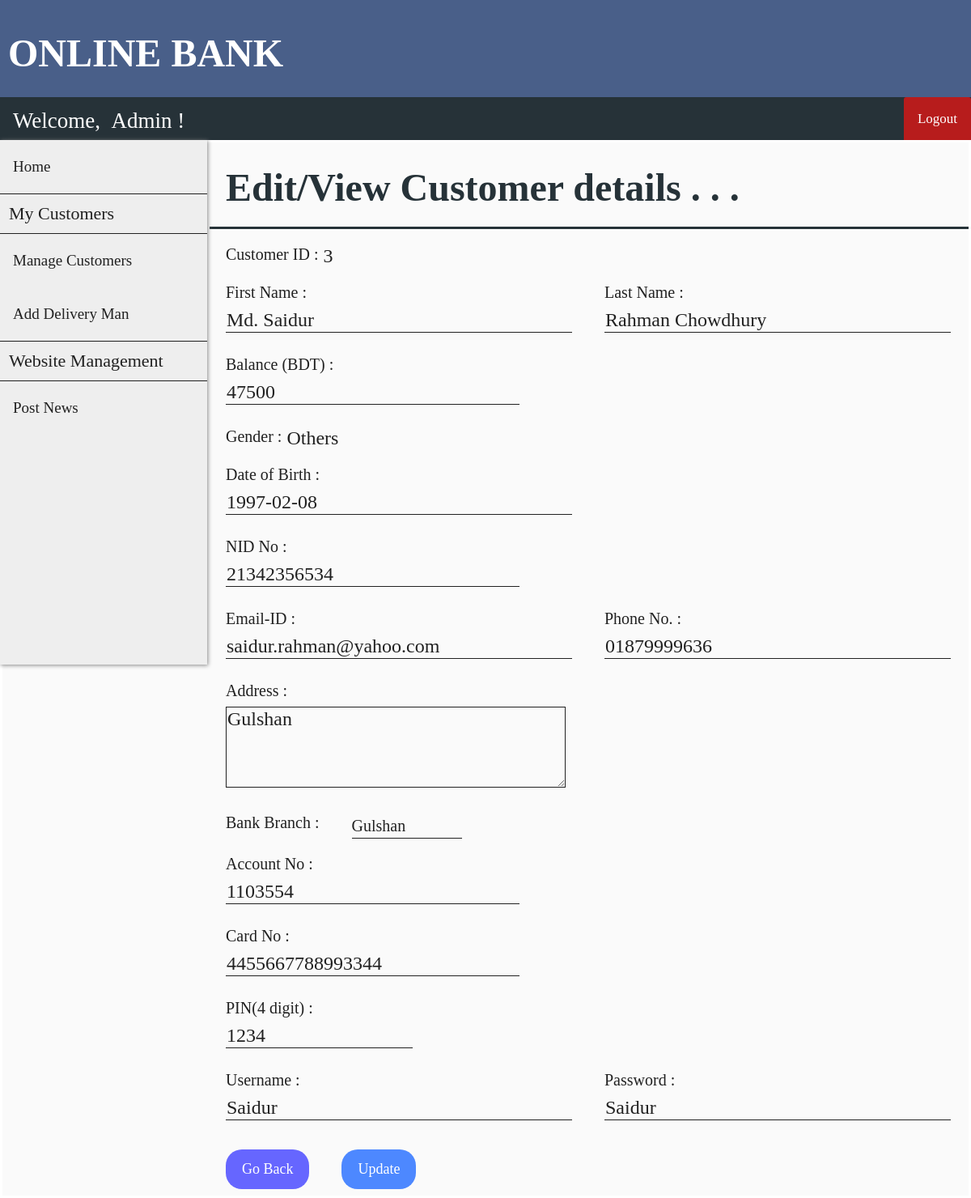
The page /edit_customer.php?cust_id=3 (signed in) on the database its author committed.
### tables this page shows
CREATE TABLE `customer` (
  `cust_id` int(11) NOT NULL,
  `first_name` varchar(30) DEFAULT NULL,
  `last_name` varchar(30) DEFAULT NULL,
  `gender` varchar(10) DEFAULT NULL,
  `dob` date DEFAULT NULL,
  `nid_no` varchar(20) DEFAULT NULL,
  `email` varchar(30) DEFAULT NULL,
  `phone_no` varchar(20) DEFAULT NULL,
  `address` varchar(255) DEFAULT NULL,
  `branch` varchar(30) DEFAULT NULL,
  `nearby_branch` varchar(50) DEFAULT NULL,
  `account_no` int(11) DEFAULT NULL,
  `card_no` varchar(20) DEFAULT NULL,
  `pin` int(4) DEFAULT NULL,
  `uname` varchar(30) DEFAULT NULL,
  `pwd` varchar(30) DEFAULT NULL,
  `approved` tinyint(1) NOT NULL DEFAULT 0,
  `card_lock` tinyint(1) NOT NULL DEFAULT 0
);

CREATE TABLE `passbook3` (
  `trans_id` int(11) NOT NULL,
  `trans_date` datetime DEFAULT NULL,
  `remarks` varchar(255) DEFAULT NULL,
  `debit` int(11) DEFAULT NULL,
  `credit` int(11) DEFAULT NULL,
  `balance` int(11) DEFAULT NULL
);

### edit_customer.php (the view, shortened to what this page needs)
<?php
    include "connect.php";
    include "header.php";
    include "user_navbar.php";
    include "admin_sidebar.php";
    $sql0 = "SELECT * FROM customer WHERE cust_id=".$_SESSION['cust_id'];
    $sql1 = "SELECT * FROM passbook".$_SESSION['cust_id']." WHERE trans_id=(
                    SELECT MAX(trans_id) FROM passbook".$_SESSION['cust_id'].")";
    $result0 = $conn->query($sql0);
    $result1 = $conn->query($sql1);
    if ($result0->num_rows > 0) {
        while($row = $result0->fetch_assoc()) {
            $fname = $row["first_name"];
            $lname = $row["last_name"];
            $gender = $row["gender"];
            $dob = $row["dob"];
            $nid = $row["nid_no"];
            $email = $row["email"];
            $phno = $row["phone_no"];
            $address = $row["address"];
            $branch = $row["branch"];
            $acno = $row["account_no"];
            $card_no = $row["card_no"];
            $pin = $row["pin"];
            $cus_uname = $row["uname"];
            $cus_pwd = $row["pwd"];
        }
    }
    if ($result1->num_rows > 0) {
        while($row = $result1->fetch_assoc()) {
            $balance = $row["balance"];
        }
    }
?>
<!DOCTYPE html>
<html>
<head>
    <link rel="stylesheet" href="customer_add_style.css">
</head>
<body>
    <form class="add_customer_form" action="edit_customer_action.php" method="post">
        <div class="flex-container-form_header">
            <h1 id="form_header">Edit/View Customer details . . .</h1>
        </div>
        <div class="flex-container">
            <div class=container>
                <label>Customer ID : <label id="info_label"> <?php echo $_SESSION['cust_id'] ?> </label></label>
            </div>
        </div>
        <div class="flex-container">
            <div class=container>
                <label>First Name :</label><br>
                <input name="fname" size="30" type="text" value="<?php echo $fname ?>" required />
            </div>
            <div  class=container>
                <label>Last Name :</b></label><br>
                <input name="lname" size="30" type="text" value="<?php echo $lname ?>" required />
            </div>
        </div>
        <div class="flex-container">
            <div class=container>
                <label>Balance (BDT) : </label><br>
                <input name="balance" size="25" type="text" value="<?php echo $balance ?>" required />
            </div>
        </div>
        <div class="flex-container">
            <div class=container>
                <label>Gender :
                    <label id="info_label">
                    <?php
                        if ($gender == "Male") {echo "Male";}
                        elseif ($gender == "Female") {echo "Female";}
                        else {echo "Others";}
                    ?>
            </div>
        </div>
        <div class="flex-container">
            <div class=container>
                <label>Date of Birth :</label><br>
                <input name="dob" size="30" type="text" placeholder="yyyy-mm-dd" value="<?php echo $dob ?>" required />
            </div>
        </div>
        <div class="flex-container">
            <div class=container>
                <label>NID No :</label><br>
                <input name="nid" size="25" type="text" value="<?php echo $nid ?>" required />
            </div>
        </div>
        <div class="flex-container">
            <div class=container>
                <label>Email-ID :</label><br>
                <input name="email" size="30" type="text" value="<?php echo $email ?>" required />
            </div>
            <div  class=container>
                <label>Phone No. :</b></label><br>
                <input name="phno" size="30" type="text" value="<?php echo $phno ?>" required />
            </div>
        </div>
        <div class="flex-container">
            <div class=container>
                <label>Address :</label><br>
                <textarea name="address" required /><?php echo $address ?></textarea>
            </div>
        </div>
        <div class="flex-container">
            <div class=container>
                <label>Bank Branch :</label>
            </div>
            <div  class=container>
                <select name="branch">
                    <option value="Gulshan" <?php if ($branch == 'Gulshan') {?> selected="selected" <?php }?>>Gulshan</option>
                </select>
            </div>
        </div>
        <div class="flex-container">
            <div class=container>
                <label>Account No :</label><br>
                <input name="acno" size="25" type="text" value="<?php echo $acno ?>" required />
            </div>
        </div>
        <div class="flex-container">
            <div class=container>
                <label>Card No :</label><br>
                <input name="card_no" size="25" type="text" value="<?php echo $card_no ?>" required />
            </div>
        </div>
        <div class="flex-container">
            <div  class=container>
                <label>PIN(4 digit) :</b></label><br>
                <input name="pin" size="15" type="text" value="<?php echo $pin ?>" required />
            </div>
        </div>
        <div class="flex-container">
            <div class=container>
                <label>Username :</label><br>
                <input name="cus_uname" size="30" type="text" value="<?php echo $cus_uname ?>" required />
            </div>
            <div  class=container>
                <label>Password :</b></label><br>
                <input name="cus_pwd" size="30" type="text" value="<?php echo $cus_pwd ?>" required />
            </div>
        </div>
        <div class="flex-container">
            <div class="container">
                <a href="manage_customers.php" class="button">Go Back</a>
            </div>
            <div class="container">
                <button type="submit">Update</button>
            </div>
        </div>
    </form>
</body>
</html>

### header_style.css (style rules this page uses)
body { margin: 0; padding: 0; background-color: #FAFAFA; }
h1 { font-family: OpenSans-Light; color: white; font-size: 48px; line-height: 48px; margin-top: calc((24px - 32px) + 40px); margin-bottom: 24px; }

### customer_add_style.css (style rules this page uses)
.flex-container { display: -webkit-flex; display: flex; margin-left: 256px; width: auto; height: auto; -webkit-flex-wrap: wrap; flex-wrap: wrap; background-color: #FAFAFA; }
.flex-container-form_header { display: -webkit-flex; display: flex; margin-left: 256px; width: auto; height: auto; background-color: #FAFAFA; border-bottom: 3px solid #263238; }
h1[id="form_header"] { margin-left: 20px; font-family: Roboto-Thin; color: #263238; font-family: OpenSans-Bold; }
form { border: 3px solid white; width: inherit; margin-left: 0px; }
label { display: block; float: left; color: #212121; font-family: OpenSans-Bold; font-size: 20px; }
label[id="info_label"] { display: block; float: right; margin-left: 6px; font-family: Roboto-Regular; color: #212121; font-size: 24px; }
input[type=text], input[type=password] { font-family: Roboto-Regular; color: #212121; font-size: 24px; width: auto; margin: 8px 0; padding: 1px 1px; border: none; border-bottom: 1px solid #212121; box-sizing: border-box; background-color: transparent; }
.container { margin-top: 20px; margin-left: 20px; margin-right: 20px; float: left; display: inline-block; }
textarea { font-family: Roboto-Regular; color: #212121; font-size: 24px; height: 100px; width:35vw; max-width: 720px; min-width: 240px; margin: 8px 0; padding: 1px 1px; border: 0; border: 1px solid #212121; box-sizing: border-box; background-color: transparent; }
select { font-family: Roboto-Regular; color: #212121; font-size: 20px; background: url("images/down_arrow.png") 96% / 15% no-repeat #eee; -webkit-appearance: none; -moz-appearance: none; background-color: transparent; width: 130%; padding: 4px 0; border: none; border-bottom: 1px solid #212121; }
button { font-family: OpenSans-Regular; font-size: 18px; background-color: #4d88ff; color: white; padding: 14px 20px; margin: 8px 0; border: none; cursor: pointer; width: 100%; border-radius: 20px; }
.button { background-color: #6666ff; border: none; color: white; font-family: OpenSans-Regular; font-size: 18px; padding: 14px 20px; margin: 8px 0; text-align: center; text-decoration: none; display: inline-block; border-radius: 20px; cursor: pointer; }

### rows shown on the page
customer: fname "Md. Saidur", lname "Rahman Chowdhury", dob "1997-02-08", nid "21342356534", email "saidur.rahman@yahoo.com", phno "01879999636", address "Gulshan", branch "Gulshan", acno "1103554", card_no "4455667788993344", pin "1234", cus_uname "Saidur", cus_pwd "Saidur"
passbook3: balance "47500"

### other values the page prints
$_SESSION['cust_id'] "3"
